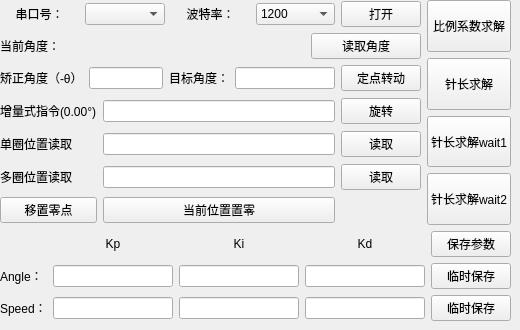
    <widget class="QWidget" name="tab_2">
     <attribute name="title">
      <string>俯仰轴</string>
     </attribute>
     <widget class="QWidget" name="layoutWidget">
      <property name="geometry">
       <rect>
        <x>0</x>
        <y>0</y>
        <width>511</width>
        <height>321</height>
       </rect>
      </property>
      <layout class="QGridLayout" name="gridLayout_8">
       <property name="sizeConstraint">
        <enum>QLayout::SetDefaultConstraint</enum>
       </property>
       <item row="0" column="1" rowspan="2">
        <layout class="QVBoxLayout" name="verticalLayout">
         <item>
          <widget class="QPushButton" name="BtnGetParameter_u">
           <property name="sizePolicy">
            <sizepolicy hsizetype="Minimum" vsizetype="Expanding">
             <horstretch>0</horstretch>
             <verstretch>0</verstretch>
            </sizepolicy>
           </property>
           <property name="text">
            <string>比例系数求解</string>
           </property>
          </widget>
         </item>
         <item>
          <widget class="QPushButton" name="BtnGetTipLength">
           <property name="sizePolicy">
            <sizepolicy hsizetype="Minimum" vsizetype="Expanding">
             <horstretch>0</horstretch>
             <verstretch>0</verstretch>
            </sizepolicy>
           </property>
           <property name="text">
            <string>针长求解</string>
           </property>
          </widget>
         </item>
         <item>
          <widget class="QPushButton" name="BtnGetTipLength_2">
           <property name="sizePolicy">
            <sizepolicy hsizetype="Minimum" vsizetype="Expanding">
             <horstretch>0</horstretch>
             <verstretch>0</verstretch>
            </sizepolicy>
           </property>
           <property name="text">
            <string>针长求解wait1</string>
           </property>
          </widget>
         </item>
         <item>
          <widget class="QPushButton" name="BtnGetTipLength_3">
           <property name="sizePolicy">
            <sizepolicy hsizetype="Minimum" vsizetype="Expanding">
             <horstretch>0</horstretch>
             <verstretch>0</verstretch>
            </sizepolicy>
           </property>
           <property name="text">
            <string>针长求解wait2</string>
           </property>
          </widget>
         </item>
        </layout>
       </item>
       <item row="2" column="0" colspan="2">
        <layout class="QGridLayout" name="gridLayout_6">
         <item row="2" column="3">
          <widget class="QLineEdit" name="SetSpeedKd"/>
         </item>
         <item row="2" column="2">
          <widget class="QLineEdit" name="SetSpeedKi"/>
         </item>
         <item row="1" column="0">
          <widget class="QLabel" name="label_26">
           <property name="text">
            <string>Angle：</string>
           </property>
          </widget>
         </item>
         <item row="0" column="2">
          <widget class="QLabel" name="label_24">
           <property name="text">
            <string>Ki</string>
           </property>
           <property name="alignment">
            <set>Qt::AlignCenter</set>
           </property>
          </widget>
         </item>
         <item row="0" column="1">
          <widget class="QLabel" name="label_23">
           <property name="text">
            <string>Kp</string>
           </property>
           <property name="alignment">
            <set>Qt::AlignCenter</set>
           </property>
          </widget>
         </item>
         <item row="2" column="0">
          <widget class="QLabel" name="label_22">
           <property name="text">
            <string>Speed：</string>
           </property>
          </widget>
         </item>
         <item row="2" column="1">
          <widget class="QLineEdit" name="SetSpeedKp"/>
         </item>
         <item row="1" column="1">
          <widget class="QLineEdit" name="SetAngleKp"/>
         </item>
         <item row="1" column="3">
          <widget class="QLineEdit" name="SetAngleKd"/>
         </item>
         <item row="0" column="3">
          <widget class="QLabel" name="label_25">
           <property name="text">
            <string>Kd</string>
           </property>
           <property name="alignment">
            <set>Qt::AlignCenter</set>
           </property>
          </widget>
         </item>
         <item row="1" column="2">
          <widget class="QLineEdit" name="SetAngleKi"/>
         </item>
         <item row="2" column="4">
          <widget class="QPushButton" name="SaveSpeedPIDToRAM">
           <property name="text">
            <string>临时保存</string>
           </property>
          </widget>
         </item>
         <item row="1" column="4">
          <widget class="QPushButton" name="SaveAnglePIDToRAM">
           <property name="text">
            <string>临时保存</string>
           </property>
          </widget>
         </item>
         <item row="0" column="4">
          <widget class="QPushButton" name="SavePIDToROM">
           <property name="text">
            <string>保存参数</string>
           </property>
          </widget>
         </item>
        </layout>
       </item>
       <item row="0" column="0" rowspan="2">
        <layout class="QGridLayout" name="gridLayout_5">
         <item row="2" column="1">
          <widget class="QLineEdit" name="GetSingleLoopAngle"/>
         </item>
         <item row="3" column="0">
          <widget class="QLabel" name="label_21">
           <property name="text">
            <string>多圈位置读取</string>
           </property>
          </widget>
         </item>
         <item row="1" column="1">
          <widget class="QLineEdit" name="SetAlphaTransition"/>
         </item>
         <item row="2" column="0">
          <widget class="QLabel" name="label_20">
           <property name="text">
            <string>单圈位置读取</string>
           </property>
          </widget>
         </item>
         <item row="2" column="2">
          <widget class="QPushButton" name="BtnGetSingleLoopAngle">
           <property name="sizePolicy">
            <sizepolicy hsizetype="Minimum" vsizetype="Minimum">
             <horstretch>0</horstretch>
             <verstretch>0</verstretch>
            </sizepolicy>
           </property>
           <property name="text">
            <string>读取</string>
           </property>
          </widget>
         </item>
         <item row="3" column="1">
          <widget class="QLineEdit" name="GetMultiLoopAngle"/>
         </item>
         <item row="4" column="0">
          <widget class="QPushButton" name="BtnMoveToZero">
           <property name="text">
            <string>移置零点</string>
           </property>
          </widget>
         </item>
         <item row="0" column="0" colspan="3">
          <layout class="QVBoxLayout" name="verticalLayout_4">
           <item>
            <layout class="QGridLayout" name="gridLayout_7">
             <item row="0" column="0">
              <widget class="QLabel" name="label_28">
               <property name="font">
                <font>
                 <pointsize>9</pointsize>
                </font>
               </property>
               <property name="text">
                <string>串口号：</string>
               </property>
               <property name="alignment">
                <set>Qt::AlignCenter</set>
               </property>
              </widget>
             </item>
             <item row="0" column="1">
              <widget class="QComboBox" name="CboxSerialPort_2"/>
             </item>
             <item row="0" column="2">
              <widget class="QLabel" name="label_27">
               <property name="font">
                <font>
                 <pointsize>9</pointsize>
                </font>
               </property>
               <property name="text">
                <string>波特率：</string>
               </property>
               <property name="alignment">
                <set>Qt::AlignCenter</set>
               </property>
              </widget>
             </item>
             <item row="0" column="3">
              <widget class="QComboBox" name="CboxBaudRate_2">
               <property name="font">
                <font>
                 <pointsize>9</pointsize>
                </font>
               </property>
               <property name="currentText">
                <string>1200</string>
               </property>
               <item>
                <property name="text">
                 <string>1200</string>
                </property>
               </item>
               <item>
                <property name="text">
                 <string>2400</string>
                </property>
               </item>
               <item>
                <property name="text">
                 <string>4800</string>
                </property>
               </item>
               <item>
                <property name="text">
                 <string>9600</string>
                </property>
               </item>
               <item>
                <property name="text">
                 <string>19200</string>
                </property>
               </item>
               <item>
                <property name="text">
                 <string>115200</string>
                </property>
               </item>
              </widget>
             </item>
             <item row="0" column="4">
              <widget class="QPushButton" name="BtnSerialPortOnOff_2">
               <property name="text">
                <string>打开</string>
               </property>
              </widget>
             </item>
            </layout>
           </item>
           <item>
            <layout class="QGridLayout" name="gridLayout_13">
             <item row="0" column="0">
              <widget class="QLabel" name="Label">
               <property name="cursor">
                <cursorShape>ArrowCursor</cursorShape>
               </property>
               <property name="layoutDirection">
                <enum>Qt::LeftToRight</enum>
               </property>
               <property name="text">
                <string>当前角度：</string>
               </property>
               <property name="alignment">
                <set>Qt::AlignLeading|Qt::AlignLeft|Qt::AlignVCenter</set>
               </property>
              </widget>
             </item>
             <item row="0" column="3">
              <widget class="QPushButton" name="BtnReadCurrentAngle">
               <property name="text">
                <string>读取角度</string>
               </property>
              </widget>
             </item>
             <item row="0" column="1">
              <widget class="QLabel" name="CurrentAngle">
               <property name="minimumSize">
                <size>
                 <width>50</width>
                 <height>0</height>
                </size>
               </property>
               <property name="sizeIncrement">
                <size>
                 <width>0</width>
                 <height>0</height>
                </size>
               </property>
               <property name="cursor">
                <cursorShape>ArrowCursor</cursorShape>
               </property>
               <property name="layoutDirection">
                <enum>Qt::LeftToRight</enum>
               </property>
               <property name="text">
                <string/>
               </property>
               <property name="alignment">
                <set>Qt::AlignLeading|Qt::AlignLeft|Qt::AlignVCenter</set>
               </property>
              </widget>
             </item>
             <item row="0" column="2">
              <spacer name="horizontalSpacer_2">
               <property name="orientation">
                <enum>Qt::Horizontal</enum>
               </property>
               <property name="sizeType">
                <enum>QSizePolicy::Fixed</enum>
               </property>
               <property name="sizeHint" stdset="0">
                <size>
                 <width>80</width>
                 <height>20</height>
                </size>
               </property>
              </spacer>
             </item>
            </layout>
           </item>
           <item>
            <layout class="QGridLayout" name="gridLayout_12">
             <item row="0" column="1">
              <widget class="QLineEdit" name="AssistAngle"/>
             </item>
             <item row="0" column="0">
              <widget class="QLabel" name="label_38">
               <property name="text">
                <string>矫正角度（-θ）</string>
               </property>
              </widget>
             </item>
             <item row="0" column="4">
              <widget class="QPushButton" name="BtnRCM">
               <property name="sizePolicy">
                <sizepolicy hsizetype="MinimumExpanding" vsizetype="Fixed">
                 <horstretch>0</horstretch>
                 <verstretch>0</verstretch>
                </sizepolicy>
               </property>
               <property name="maximumSize">
                <size>
                 <width>100</width>
                 <height>16777215</height>
                </size>
               </property>
               <property name="text">
                <string>定点转动</string>
               </property>
              </widget>
             </item>
             <item row="0" column="2">
              <widget class="QLabel" name="label_39">
               <property name="text">
                <string>目标角度：</string>
               </property>
              </widget>
             </item>
             <item row="0" column="3">
              <widget class="QLineEdit" name="TargetAngle">
               <property name="sizePolicy">
                <sizepolicy hsizetype="Preferred" vsizetype="Fixed">
                 <horstretch>0</horstretch>
                 <verstretch>0</verstretch>
                </sizepolicy>
               </property>
               <property name="minimumSize">
                <size>
                 <width>100</width>
                 <height>0</height>
                </size>
               </property>
               <property name="maximumSize">
                <size>
                 <width>60</width>
                 <height>16777215</height>
                </size>
               </property>
              </widget>
             </item>
            </layout>
           </item>
          </layout>
         </item>
         <item row="1" column="2">
          <widget class="QPushButton" name="BtnAngleTrans">
           <property name="text">
            <string>旋转</string>
           </property>
          </widget>
         </item>
         <item row="1" column="0">
          <widget class="QLabel" name="label_19">
           <property name="text">
            <string>增量式指令(0.00°)</string>
           </property>
          </widget>
         </item>
         <item row="3" column="2">
          <widget class="QPushButton" name="BtnGetMultiLoopAngle">
           <property name="sizePolicy">
            <sizepolicy hsizetype="Minimum" vsizetype="Minimum">
             <horstretch>0</horstretch>
             <verstretch>0</verstretch>
            </sizepolicy>
           </property>
           <property name="text">
            <string>读取</string>
           </property>
          </widget>
         </item>
         <item row="4" column="1">
          <widget class="QPushButton" name="BtnInterrupt">
           <property name="text">
            <string>当前位置置零</string>
           </property>
          </widget>
         </item>
        </layout>
       </item>
      </layout>
     </widget>
    </widget>
